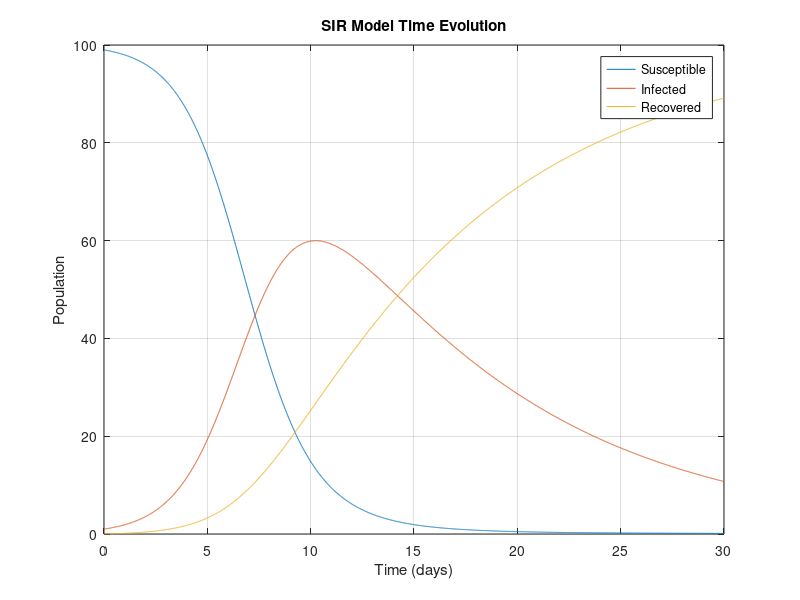
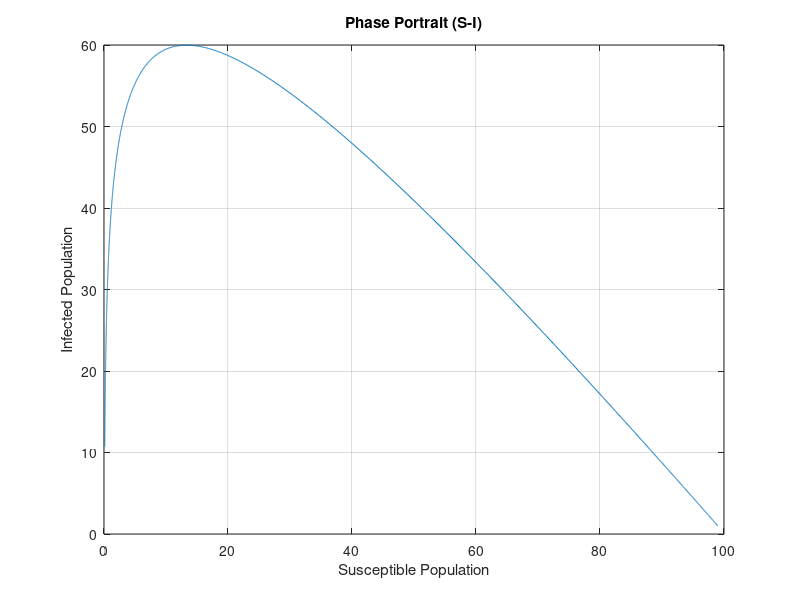

The MATLAB source for these figures, in order:
function task_2a(N)
   % Model parameters
   if nargin < 1, N = 100;  end
   % Population size
   beta = 0.1;     % Recovery rate (1/10 days)
   R0 = 7.5;       % Basic reproduction number
   alpha = R0 * beta;  % Infection rate
   tMax = 30;      % Simulation time
   dt = 0.01;      % Time step

   % Initial conditions
   S = N - 1;
   I = 1;
   R = 0;

   % Arrays for storing results
   steps = tMax/dt;
   Sprogress = zeros(steps, 1);  
   Iprogress = zeros(steps, 1);
   Rprogress = zeros(steps, 1);
   time = zeros(steps, 1);

   % Simulate using Euler method
   for i = 1:steps
       % Store current state
       Sprogress(i) = S;
       Iprogress(i) = I;
       Rprogress(i) = R;
       time(i) = (i-1)*dt;

       % Calculate derivatives
       dSdt = -alpha * S * I / N;
       dIdt = alpha * S * I / N - beta * I;
       dRdt = beta * I;

       % Update using Euler step
       S = S + dSdt * dt;
       I = I + dIdt * dt;
       R = R + dRdt * dt;
   end

   % Plot time evolution
   figure(1);
   plot(time, [Sprogress Iprogress Rprogress]);
   legend('Susceptible', 'Infected', 'Recovered');
   xlabel('Time (days)');
   ylabel('Population');
   title('SIR Model Time Evolution');
   grid on;

   % Plot phase portrait
   figure(2);
   plot(Sprogress, Iprogress);
   xlabel('Susceptible Population');
   ylabel('Infected Population');
   title('Phase Portrait (S-I)');
   grid on;
end